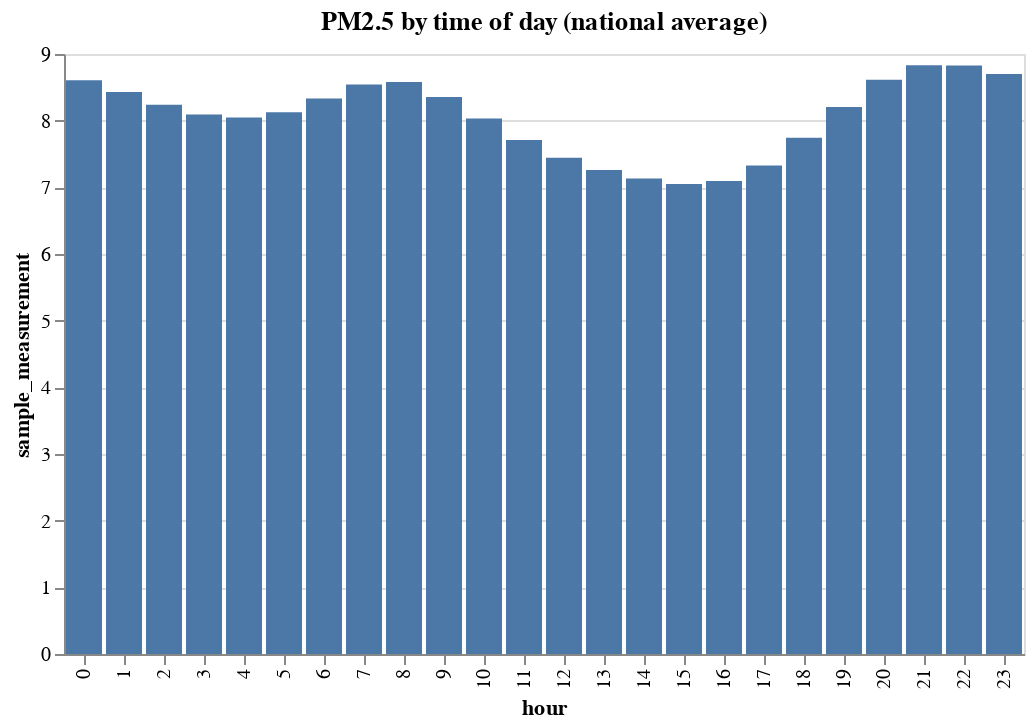

This figure's notebook cell:
### Code cell
alt.Chart(us_avg_pm2_by_hour).mark_bar().encode(
    x=alt.X("hour:N"),
    y="sample_measurement:Q"
).properties(
    title="PM2.5 by time of day (national average)"
)

### Figure 1 — Vega-Lite specification as saved in the notebook (floating-point values rounded to 4 significant figures)
{"config": {"view": {"continuousWidth": 300, "continuousHeight": 300}}, "data": {"name": "data-1967c4e42ff9d7535a5cffee42ec0f7f"}, "mark": {"type": "bar"}, "encoding": {"x": {"field": "hour", "type": "nominal"}, "y": {"field": "sample_measurement", "type": "quantitative"}}, "title": "PM2.5 by time of day (national average)", "$schema": "https://vega.github.io/schema/vega-lite/v5.17.0.json", "datasets": {"data-1967c4e42ff9d7535a5cffee42ec0f7f": [{"hour": 0, "sample_measurement": 8.605}, {"hour": 1, "sample_measurement": 8.431}, {"hour": 2, "sample_measurement": 8.239}, {"hour": 3, "sample_measurement": 8.093}, {"hour": 4, "sample_measurement": 8.046}, {"hour": 5, "sample_measurement": 8.126}, {"hour": 6, "sample_measurement": 8.334}, {"hour": 7, "sample_measurement": 8.543}, {"hour": 8, "sample_measurement": 8.579}, {"hour": 9, "sample_measurement": 8.353}, {"hour": 10, "sample_measurement": 8.032}, {"hour": 11, "sample_measurement": 7.708}, {"hour": 12, "sample_measurement": 7.443}, {"hour": 13, "sample_measurement": 7.261}, {"hour": 14, "sample_measurement": 7.133}, {"hour": 15, "sample_measurement": 7.051}, {"hour": 16, "sample_measurement": 7.094}, {"hour": 17, "sample_measurement": 7.329}, {"hour": 18, "sample_measurement": 7.743}, {"hour": 19, "sample_measurement": 8.203}, {"hour": 20, "sample_measurement": 8.614}, {"hour": 21, "sample_measurement": 8.832}, {"hour": 22, "sample_measurement": 8.826}, {"hour": 23, "sample_measurement": 8.7}]}}
